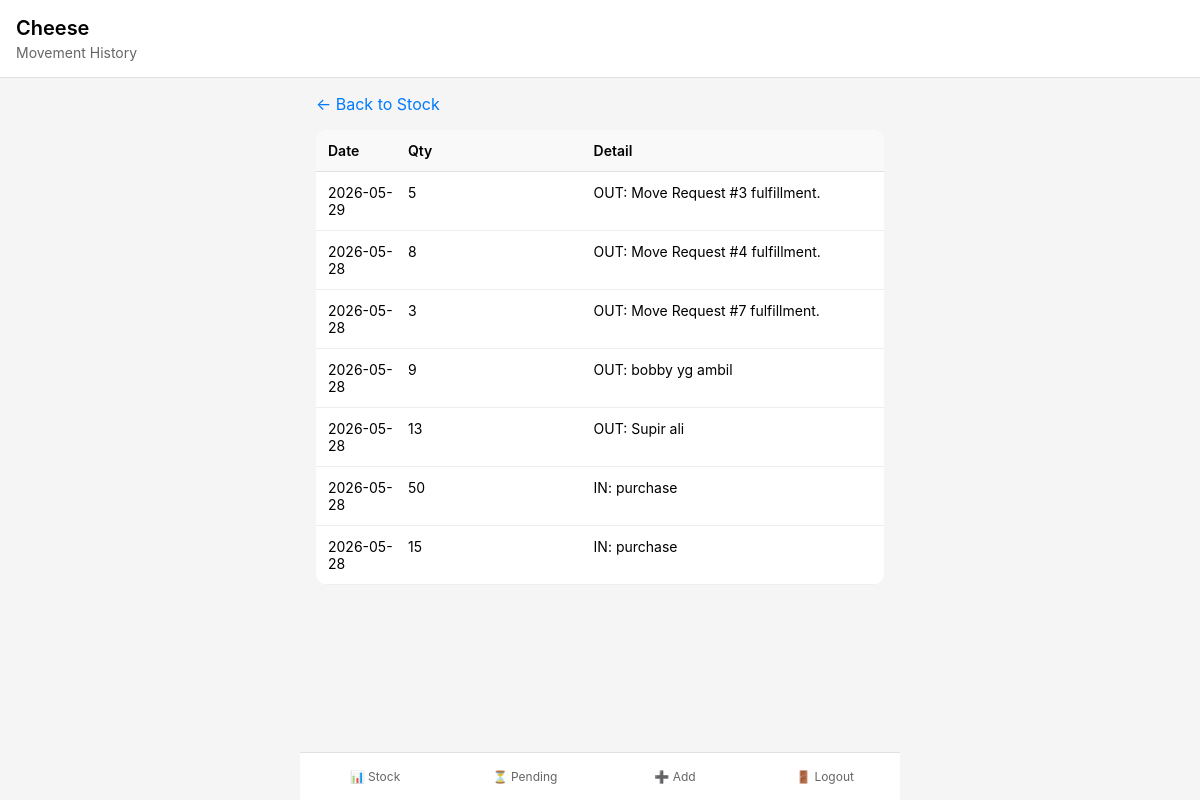
Page /movement/history/1 (signed in) on the committed database.
### app.py (models this page shows)
class Ingredient(db.Model):
    __tablename__ = 'ingredients'
    id = db.Column(db.Integer, primary_key=True)
    name = db.Column(db.String(100), nullable=False, unique=True)
    base_unit_id = db.Column(db.Integer, db.ForeignKey('units.id'))
    is_approved = db.Column(db.Boolean, default=True)
    created_by_user_id = db.Column(db.Integer, db.ForeignKey('users.id'))
    created_at = db.Column(db.DateTime, default=datetime.utcnow)
    base_unit = db.relationship('Unit', foreign_keys=[base_unit_id], post_update=True)

class Movement(db.Model):
    __tablename__ = 'movements'
    id = db.Column(db.Integer, primary_key=True)
    warehouse_id = db.Column(db.Integer, db.ForeignKey('warehouses.id'), nullable=False)
    ingredient_id = db.Column(db.Integer, db.ForeignKey('ingredients.id'), nullable=False)
    direction = db.Column(db.String(3), nullable=False)
    movement_type = db.Column(db.String(20), nullable=False)
    quantity = db.Column(db.Float, nullable=False)
    unit_id = db.Column(db.Integer, db.ForeignKey('units.id'), nullable=False)
    quantity_base = db.Column(db.Float, nullable=False)
    date = db.Column(db.Date, nullable=False)
    note = db.Column(db.Text)
    origin_destination = db.Column(db.String(200))
    created_by_user_id = db.Column(db.Integer, db.ForeignKey('users.id'), nullable=False)
    created_at = db.Column(db.DateTime, default=datetime.utcnow)
    move_request_id = db.Column(db.Integer, db.ForeignKey('move_requests.id'))  # ADD THIS LINE
    ingredient = db.relationship('Ingredient')
    unit = db.relationship('Unit')
    warehouse = db.relationship('Warehouse')
    created_by = db.relationship('User')
    move_request = db.relationship('MoveRequest')  # ADD THIS LINE

### app.py (the view)
@app.route('/movement/history/<int:ingredient_id>')
def movement_history(ingredient_id):
    if 'user_id' not in session:
        return redirect(url_for('login'))
    warehouse_id = session['warehouse_id']
    ingredient = Ingredient.query.get_or_404(ingredient_id)
    movements = Movement.query.filter_by(
        warehouse_id=warehouse_id,
        ingredient_id=ingredient_id
    ).order_by(Movement.date.desc(), Movement.created_at.desc()).all()
    return render_template('movement_history.html', movements=movements, ingredient=ingredient)

### templates/movement_history.html
{% extends "base.html" %}
{% block content %}
<div class="header">
    <h1>{{ ingredient.name }}</h1>
    <div class="subtitle">Movement History</div>
</div>
<div class="container">
    <a href="{{ url_for('current_stock') }}" class="back-link">← Back to Stock</a>
    <div class="history-table">
        <div class="history-row history-header">
            <div>Date</div>
            <div>Qty</div>
            <div>Detail</div>
        </div>
        {% for m in movements %}
        <div class="history-row">
            <div>{{ m.date.strftime('%Y-%m-%d') }}</div>
            <div>{{ m.quantity|int }} {{ m.unit.abbreviation }}</div>
            <div>
                {{ m.direction }}:
                {% if m.note %}
                    {{ m.note[:30] }}
                {% else %}
                    {{ m.movement_type }}
                {% endif %}
            </div>
        </div>
        {% else %}
        <div class="history-row">
            <div colspan="3" style="text-align: center; color: #999;">No movements found</div>
        </div>
        {% endfor %}
    </div>
</div>
{% endblock %}

### templates/base.html (style rules this page uses)
* { margin: 0; padding: 0; box-sizing: border-box; }
body { font-family: -apple-system, BlinkMacSystemFont, 'Segoe UI', Roboto, Helvetica, Arial, sans-serif; background: #f5f5f5; padding-bottom: 70px; }
.container { max-width: 600px; margin: 0 auto; padding: 16px; }
.header { background: white; padding: 16px; border-bottom: 1px solid #e0e0e0; position: sticky; top: 0; z-index: 10; }
.header h1 { font-size: 20px; font-weight: 600; }
.header .subtitle { font-size: 14px; color: #666; margin-top: 4px; }
.history-table { width: 100%; background: white; border-radius: 12px; overflow: hidden; }
.history-row { display: grid; grid-template-columns: 80px 1fr 1.5fr; padding: 12px; border-bottom: 1px solid #eee; font-size: 14px; }
.history-header { background: #f9f9f9; font-weight: 600; border-bottom: 1px solid #e0e0e0; }
.back-link { display: inline-block; margin-bottom: 16px; color: #007aff; text-decoration: none; font-size: 16px; }

### rows in the picture
Ingredient: name "Cheese"
Movement: date "2026-05-29", quantity "5", direction "OUT", note "Move Request #3 fulfillment."
Movement: date "2026-05-28", quantity "8", direction "OUT", note "Move Request #4 fulfillment."
Movement: date "2026-05-28", quantity "3", direction "OUT", note "Move Request #7 fulfillment."
Movement: date "2026-05-28", quantity "9", direction "OUT", note "bobby yg ambil"
Movement: date "2026-05-28", quantity "13", direction "OUT", note "Supir ali"
Movement: date "2026-05-28", quantity "50", direction "IN", movement_type "purchase"
Movement: date "2026-05-28", quantity "15", direction "IN", movement_type "purchase"
